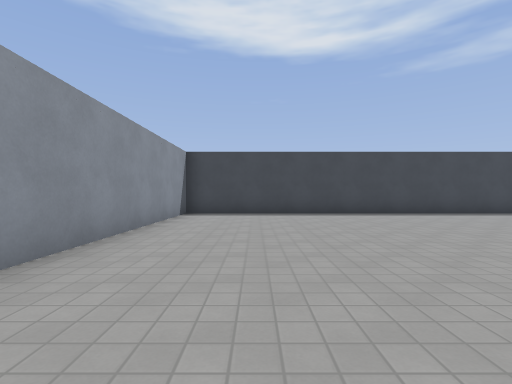
view 1 (above)

12 first-person views from a walk through a 3-D level made in the Godot game engine. The camera is 1.3 m above the floor, looks level and sees 85° across. The floor is counted in squares, 2 m on a side. Each view is taken from the middle of a square. On the plan, view 1 faces up. The plan holds only what a view shows up to about 9 squares ahead; the rest is blank. The place goes on beyond the plan. Characters and animated objects are left out. Surface patterns are stand-ins for the level's own textures.

view 2
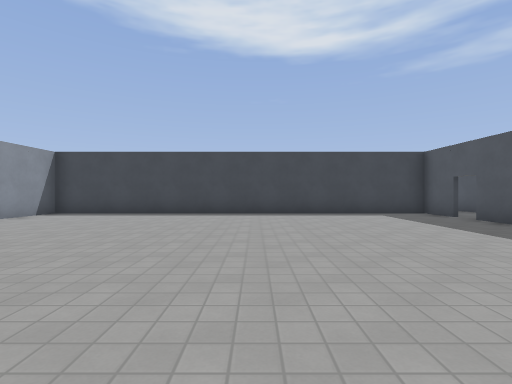

view 3
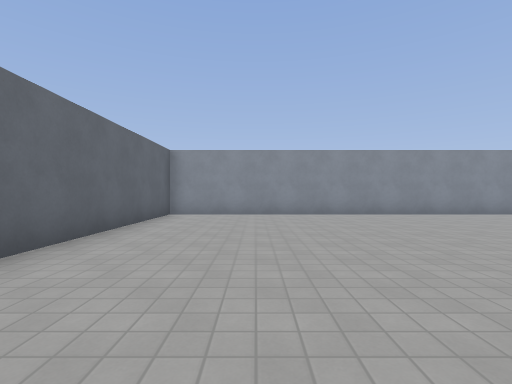

view 4
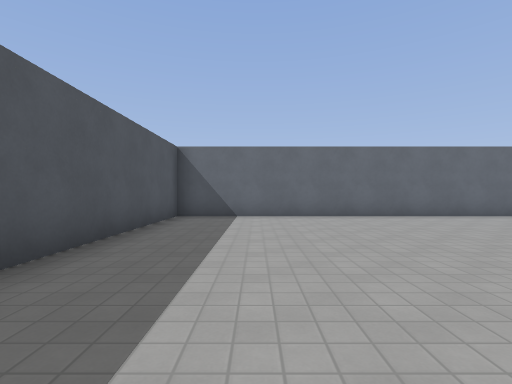

view 5
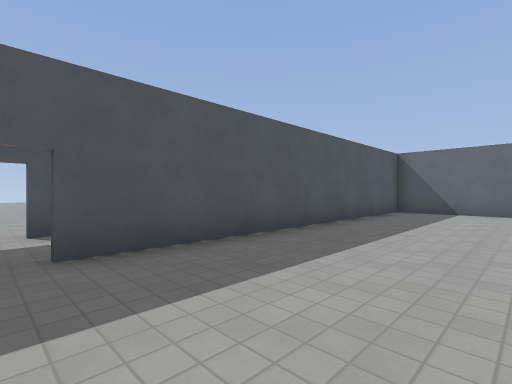

view 6
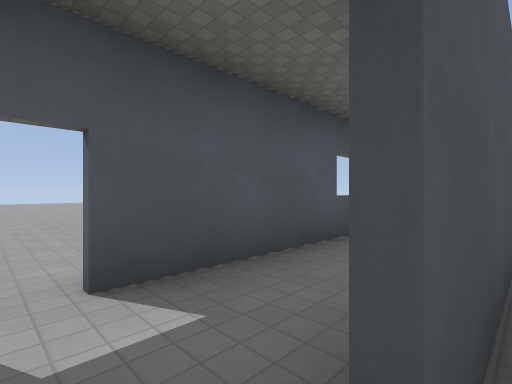

view 7
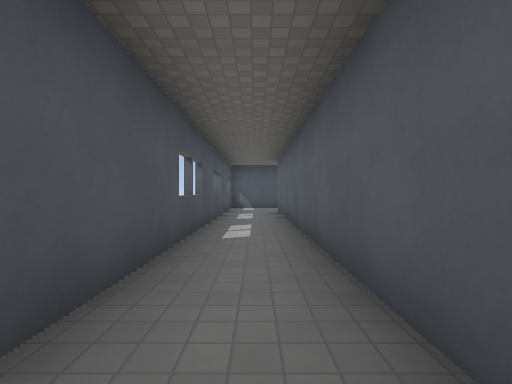

view 8
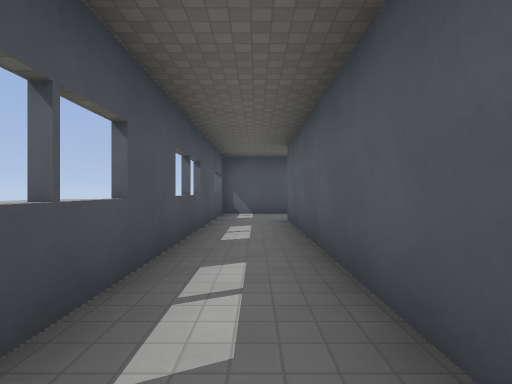

view 9
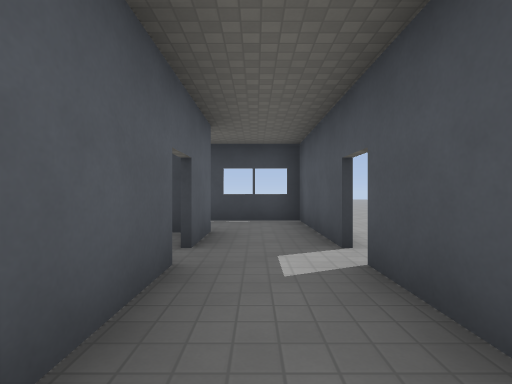

view 10
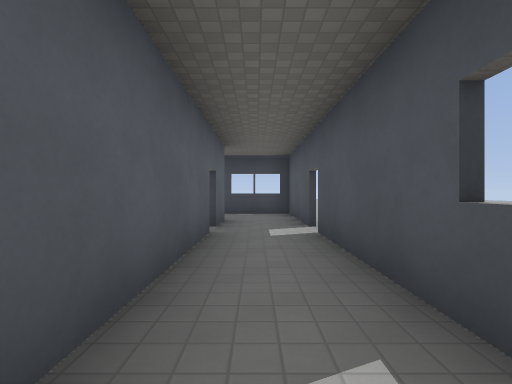

view 11
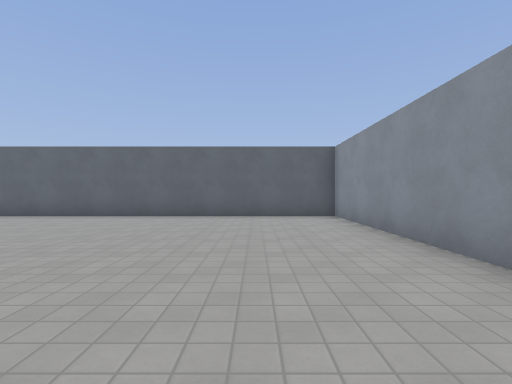

view 12
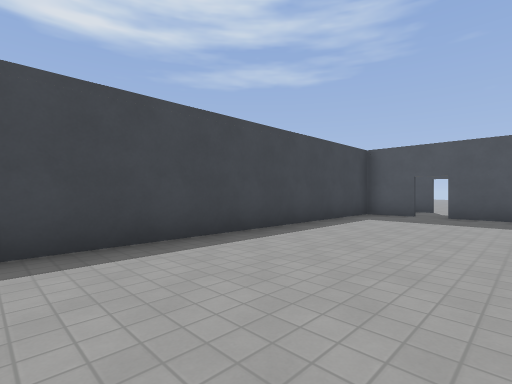

### Floor plan
Ten units are one square. View 1 is at (0, 0); x grows to the right and y downward. Boxes are objects, and circles mark ways between rooms. Rooms are numbered by the first view taken in them; rooms with no view inside come last. Other rooms are left out.
<svg viewBox="-26 -109 142 158">
<path fill="none" stroke="#000" d="M91 -71 91 -85 -21 -85 -21 25 91 25 91 -65M92 -65 92 26M110 -72 110 -104 89 -104M92 -86 92 -72M110 29 110 -65M90 44 111 44"/>
<circle cx="90" cy="-70" r="3" fill="#2a7"/>
<text x="40" y="-30">1</text>
<text x="100" y="-30">2</text>
</svg>
Room 1 opens to room 2.

Where each view was taken, in squares from view 1:
view 1: 0 up, 0 right, facing up
view 2: 0 up, 4 right, facing up
view 3: 0 up, 6 right, facing left
view 4: 5 up, 7 right, facing down
view 5: 7 up, 6 right, facing down-right
view 6: 7 up, 9 right, facing down-right
view 7: 7 up, 10 right, facing down
view 8: 4 up, 10 right, facing down
view 9: 4 up, 10 right, facing up
view 10: 2 up, 10 right, facing up
view 11: 5 up, 0 right, facing down
view 12: 5 up, 1 right, facing up-right
